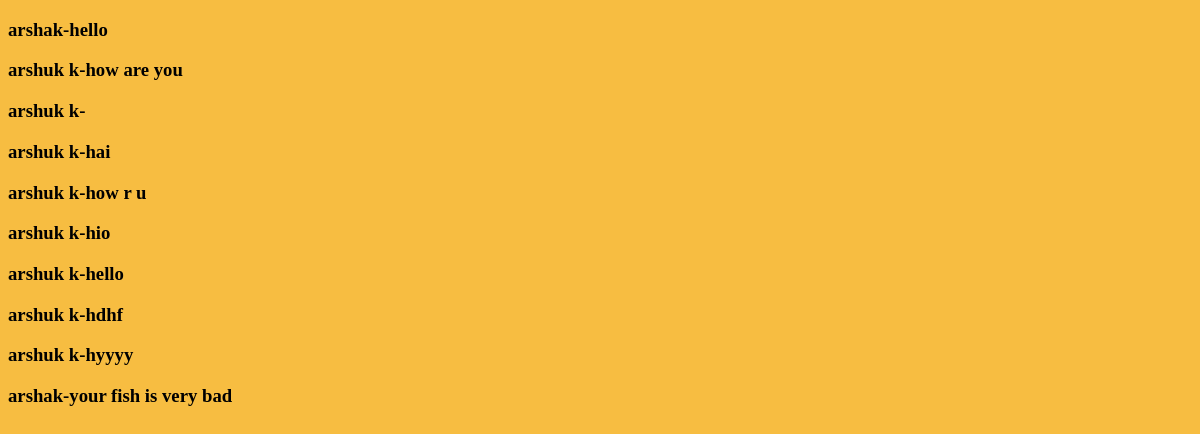
The page /feedback/ on the database its author committed.
### app1/models.py (models this page shows)
class Feedbacks(models.Model):
    user = models.ForeignKey(User,on_delete=models.CASCADE)
    feedback = models.TextField()

### app1/views.py (the view, shortened to what this page needs)
# urls.py: path('feedback/',views.feedback, name = "feedback" ),
def feedback(request):
    read = Feedbacks.objects.all()
    return render(request,'feedback.html',{'read':read})

### templates/feedback.html (shortened to what this page needs)
<!DOCTYPE html>
{% load static %}
<html lang="en">
<head>
    <link rel="stylesheet" href="{% static '/css/feedback.css' %}">
</head>
<body>
    <div>
        {% for r in read %}
        <h3>{{r.user}}-{{r.feedback}}</h3>
        {% endfor %}
    </div>
</body>
</html>

### static/css/feedback.css (style rules this page uses)
body { background-color: rgb(247, 189, 65); overflow-x:hidden; }

### rows shown on the page
Feedbacks: user "arshak", feedback "hello"
Feedbacks: user "arshuk k", feedback "how are you"
Feedbacks: user "arshuk k"
Feedbacks: user "arshuk k", feedback "hai"
Feedbacks: user "arshuk k", feedback "how r u"
Feedbacks: user "arshuk k", feedback "hio"
Feedbacks: user "arshuk k", feedback "hello"
Feedbacks: user "arshuk k", feedback "hdhf"
Feedbacks: user "arshuk k", feedback "hyyyy"
Feedbacks: user "arshak", feedback "your fish is very bad"
